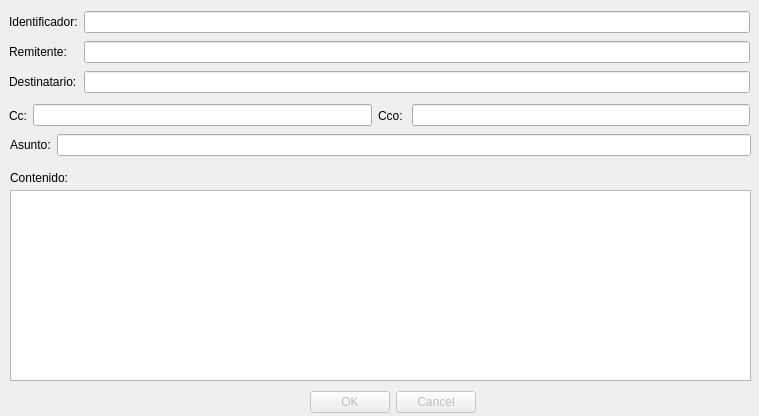
<?xml version="1.0" encoding="UTF-8"?>
<ui version="4.0">
 <class>ComposeWindow</class>
 <widget class="QDialog" name="ComposeWindow">
  <property name="geometry">
   <rect>
    <x>0</x>
    <y>0</y>
    <width>759</width>
    <height>416</height>
   </rect>
  </property>
  <property name="windowTitle">
   <string>Redactar Correo</string>
  </property>
  <widget class="QLabel" name="contentLabel">
   <property name="geometry">
    <rect>
     <x>10</x>
     <y>170</y>
     <width>81</width>
     <height>16</height>
    </rect>
   </property>
   <property name="text">
    <string>Contenido:</string>
   </property>
  </widget>
  <widget class="QPlainTextEdit" name="contentTE">
   <property name="geometry">
    <rect>
     <x>10</x>
     <y>190</y>
     <width>741</width>
     <height>191</height>
    </rect>
   </property>
  </widget>
  <widget class="QDialogButtonBox" name="exitB">
   <property name="enabled">
    <bool>false</bool>
   </property>
   <property name="geometry">
    <rect>
     <x>310</x>
     <y>390</y>
     <width>166</width>
     <height>25</height>
    </rect>
   </property>
   <property name="cursor">
    <cursorShape>PointingHandCursor</cursorShape>
   </property>
   <property name="standardButtons">
    <set>QDialogButtonBox::Cancel|QDialogButtonBox::Ok</set>
   </property>
   <property name="centerButtons">
    <bool>true</bool>
   </property>
  </widget>
  <widget class="QWidget" name="layoutWidget">
   <property name="geometry">
    <rect>
     <x>9</x>
     <y>9</y>
     <width>741</width>
     <height>89</height>
    </rect>
   </property>
   <layout class="QGridLayout" name="gridLayout_2">
    <item row="0" column="0">
     <widget class="QLabel" name="idLabel">
      <property name="text">
       <string>Identificador:</string>
      </property>
     </widget>
    </item>
    <item row="0" column="1">
     <widget class="QLineEdit" name="idLE"/>
    </item>
    <item row="1" column="0">
     <widget class="QLabel" name="fromLabel">
      <property name="text">
       <string>Remitente:</string>
      </property>
     </widget>
    </item>
    <item row="1" column="1">
     <widget class="QLineEdit" name="fromLE"/>
    </item>
    <item row="2" column="0">
     <widget class="QLabel" name="toLabel">
      <property name="text">
       <string>Destinatario:</string>
      </property>
     </widget>
    </item>
    <item row="2" column="1">
     <widget class="QLineEdit" name="toLE"/>
    </item>
   </layout>
  </widget>
  <widget class="QWidget" name="layoutWidget">
   <property name="geometry">
    <rect>
     <x>9</x>
     <y>100</y>
     <width>741</width>
     <height>31</height>
    </rect>
   </property>
   <layout class="QHBoxLayout" name="horizontalLayout">
    <item>
     <widget class="QLabel" name="ccLabel">
      <property name="text">
       <string>Cc:</string>
      </property>
     </widget>
    </item>
    <item>
     <widget class="QLineEdit" name="ccLE"/>
    </item>
    <item>
     <widget class="QLabel" name="ccoLabel">
      <property name="text">
       <string>Cco: </string>
      </property>
     </widget>
    </item>
    <item>
     <widget class="QLineEdit" name="ccoLE"/>
    </item>
   </layout>
  </widget>
  <widget class="QWidget" name="layoutWidget">
   <property name="geometry">
    <rect>
     <x>10</x>
     <y>130</y>
     <width>741</width>
     <height>31</height>
    </rect>
   </property>
   <layout class="QGridLayout" name="gridLayout_3">
    <item row="0" column="0">
     <widget class="QLabel" name="affairLabel">
      <property name="text">
       <string>Asunto:</string>
      </property>
     </widget>
    </item>
    <item row="0" column="1">
     <widget class="QLineEdit" name="affairLE"/>
    </item>
   </layout>
  </widget>
 </widget>
 <resources/>
 <connections/>
</ui>
